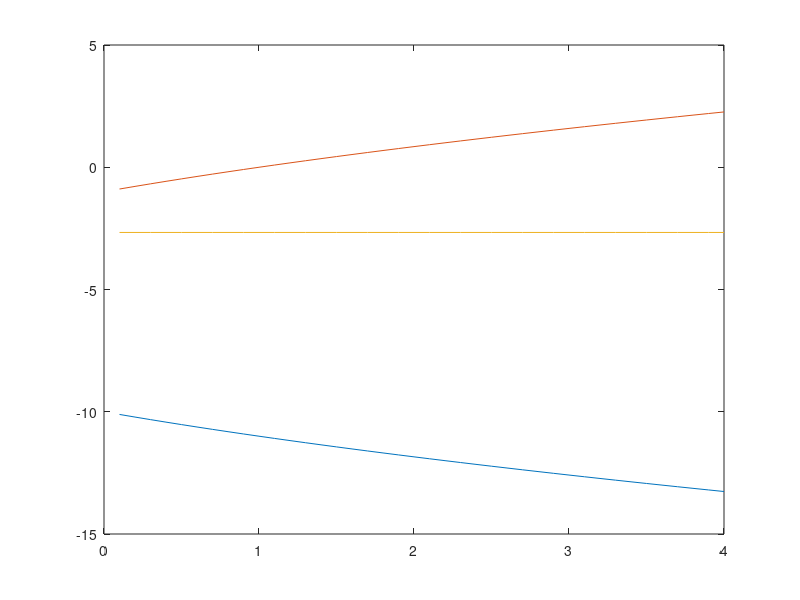

The MATLAB script that drew this image:
sigma=10;
b=8/3;
r=25;

c=sqrt(b*(r-1));
x=c;
y=c;
z=r-1;

x=0;
y=0;
z=0;

J=[-sigma, sigma,0;r-z,-1,-x;y,x,-b];

[v,u]=eig(J);
u=diag(u);

u
v
%%
U=[];
R=[];

for r=0.1:0.1:4
J=[-sigma, sigma,0;r-z,-1,-x;y,x,-b];

[v,u]=eig(J);
u=diag(u);

U=[U,u];
R=[R,r];
end

plot(R,U')
